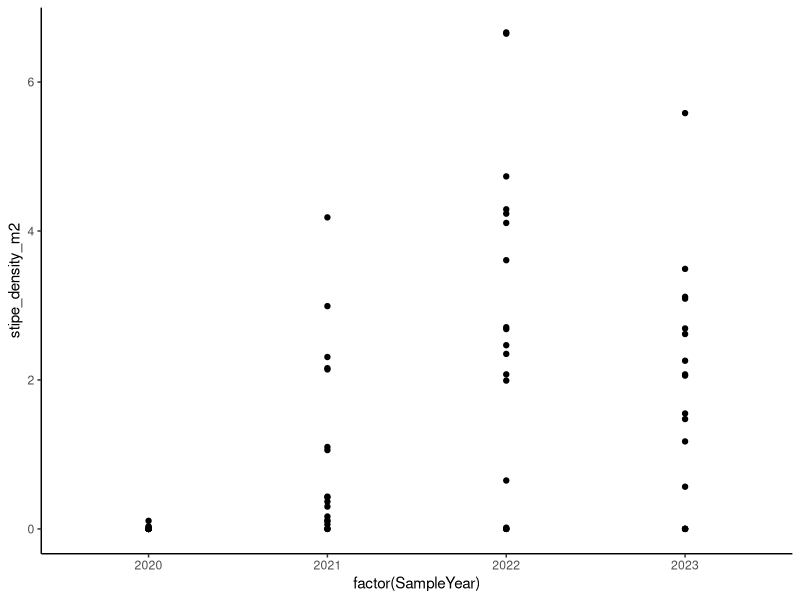
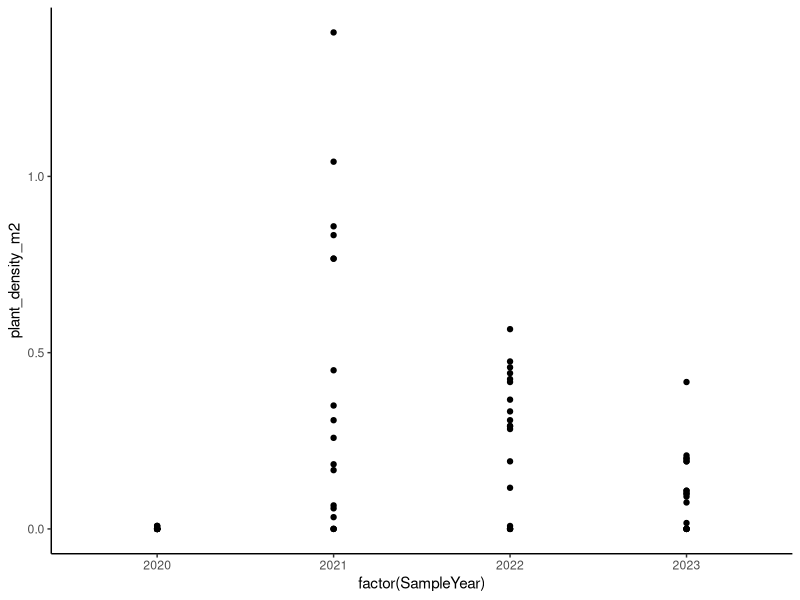

These charts were generated, in order, by the following R code:
# CREATION DATE 24 June 2024
# MODIFIED DATE 3 July  2024

# AUTHOR: kitchel@oxy.edu & placensia@oxy.edu

# PURPOSE: Explore the data on kelp at Palos Verdes, and subset to data we need for analysis

#############################
##Setup
#############################

library(tidyverse)
library(lubridate)
############################
#LOAD DATA
############################
dat_PV_macrocystis <- read_csv(file.path("data", "dat_PV_macrocystis.csv"))

#Let's look at it!
View(dat_PV_macrocystis)

#Let's view some summary statistics
summary(dat_PV_macrocystis)

############################
#Only keep artificial reefs at Palos Verdes
############################

#What types of sites did they survey?
unique(dat_PV_macrocystis$DepthZone) #note ARM stands for artificial reefs

#We only want artificial reef observations, no natural reef at PV

dat_PVR_macrocystis <- dat_PV_macrocystis |>
  filter(DepthZone == "ARM") #only include depthzones = ARM

############################
#Narrow down years?
############################

#What years do we have now?

sort(unique(dat_PVR_macrocystis$SampleYear))

#We only want years after installation of Palos Verdes (September of 2020)

dat_PV_macrocystis_post_construction <- dat_PVR_macrocystis |>
  mutate(SampleDate = dmy(SampleDate)) |>
  filter(SampleDate >= "2020-11-13")

#save this output as a csv
write_csv(dat_PV_macrocystis_post_construction, file = file.path("data","dat_PV_macrocystis_post_construction.csv"))

############################
#To calculate an overall density for each site and sampling day, we will sum macrocystis stipe count and plant count over 2 transects, and then divide by 120 meters squared (60 m x 2)
############################

#These 'cheat sheets' are always helpful for working through R! https://www.rstudio.com/wp-content/uploads/2015/02/data-wrangling-cheatsheet.pdf

#First, stipe densities!

PV_macrocystis_stipe_densities <- dat_PV_macrocystis_post_construction |>
  group_by(SampleYear, SampleDate, Site) |> #take sum for each site, each sampling day, and each sampling year
  filter(BenthicReefSpecies == "Macrocystis pyrifera stipes") |> #limit to stipes only!
  summarise(stipe_density_m2 = sum(Abundance)/120)

#take a look!
View(PV_macrocystis_stipe_densities)

#Second, plant densities!


PV_macrocystis_plant_densities <- dat_PV_macrocystis_post_construction |>
  group_by(SampleYear, SampleDate, Site) |>
  filter(BenthicReefSpecies == "Macrocystis pyrifera") |>
  summarise(plant_density_m2 = sum(Abundance)/120)

#look at code:
View(PV_macrocystis_plant_densities)
#Try it yourself!! (follow above as a guide)



############################
#How does stipe density vary across years?
############################
ggplot(data = PV_macrocystis_stipe_densities) +
  geom_point(aes(x = factor(SampleYear), y = stipe_density_m2)) +
  theme_classic()

#How does plant density vary across years?

ggplot(data = PV_macrocystis_plant_densities) +
  geom_point(aes(x = factor(SampleYear), y = plant_density_m2)) +
  theme_classic()

#How does plant density compare to stipe density?
p_left <- dplyr::left_join(PV_macrocystis_plant_densities, PV_macrocystis_stipe_densities, by = c("SampleYear", "SampleDate", "Site"))

densityvector <-

ggplot(p_left, aes(x = Year, y = SampleDate)) +
  geom_line()
